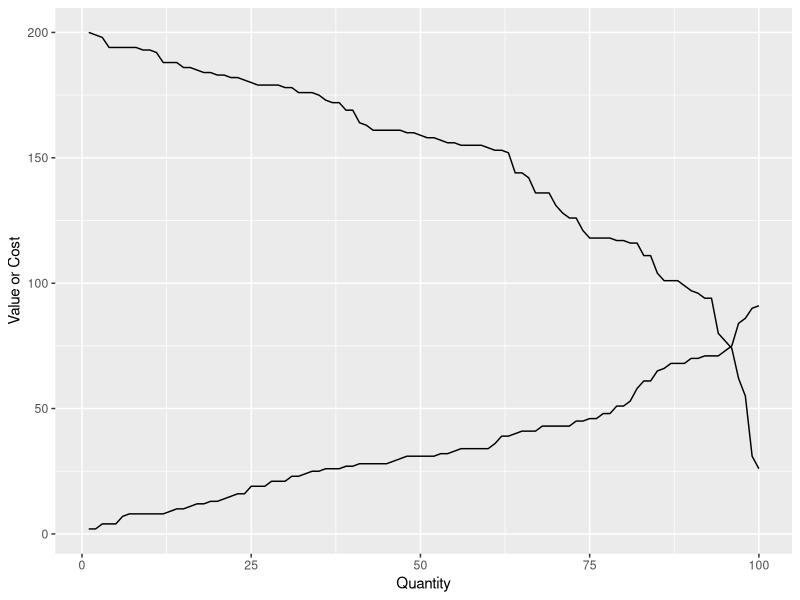
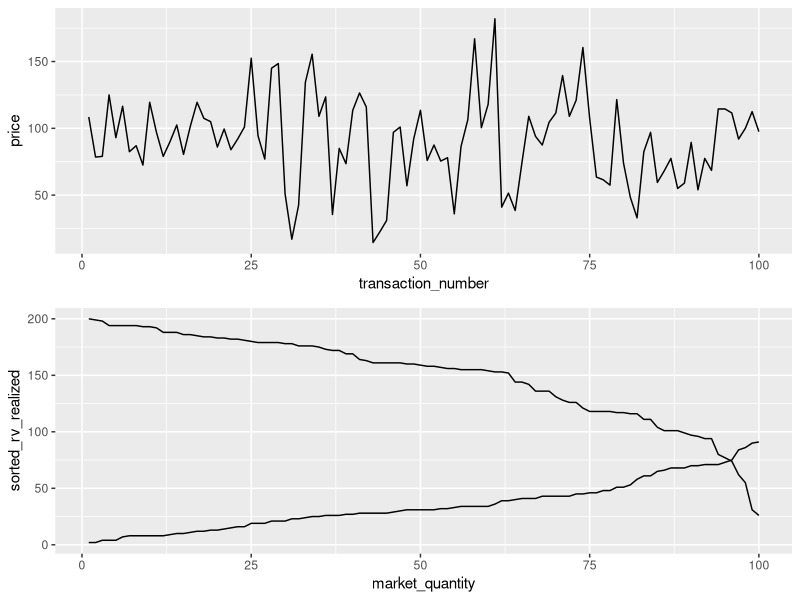

Reproduce these figures in R, in order.
library(dplyr)
library(tidyverse)
library(ggplot2)
library(gridExtra)
# Continous Double Auction

open_market <- function(){
bid_agent <<- c() 
ask_agent <<- c() 
redemption_value_index <<- c() 
cost_index <<- c() 
rv_realized <<- c()
cost_realized <<- c() 
bids_accepted <<- c()
asks_accepted <<- c()
price <<- c()
bid_index <<- c()
ask_index <<- c()
q_bid_index <<- c() 
q_ask_index <<- c() 
q_bid <<- c() 
q_ask <<- c()
quantity <<- c() 
price_quantity <<- c()
pq_value_traded <<- c() 
q_bid_accepted <<- c()
q_ask_accepted <<-c()  
}
open_market()


ZI_buy <- function () {
  buyer_bot <<- sample(1:5, 1, replace = TRUE)
  budget <<- 200
  redemption_value <<- sample(1:budget, size = 1, replace = TRUE)
  range_b <- 1:redemption_value 
amount_to_buy <- sample(1:1, size = 1, replace = TRUE)
bid_value <-  sample(range_b, size = 1, replace = TRUE)
if(bid_value*amount_to_buy <= budget){
  bid_index <<- append(bid_index,bid_value)
  q_bid_index <<- append(q_bid_index, amount_to_buy)
  q_bid <<- tail(q_bid_index, 1) 
  bid <<- tail(bid_index, 1) 

} else{
 ZI_buy()
}
}
ZI_buy() 




ZI_sell <- function() {
  seller_bot <<- sample(1:5, 1, replace = TRUE)
  amount_max <- 1
  cost <<- sample(1:100, size = 1, replace = TRUE)
  range_s <- cost:200 
  amount_to_sell <- sample(1:amount_max, size = 1, replace = TRUE)
  ask_value <-  sample(range_s, size = 1, replace = TRUE)
  if(ask_value*amount_to_sell){
  ask_index <<- append(ask_index, ask_value)
  ask <<- tail(ask_index, 1)
  q_ask_index <<- append(q_ask_index, amount_to_sell) 
  q_ask <<- tail(q_ask_index, 1) 

  } else{
    ZI_sell()
  }
}
ZI_sell()

order <- function(){
    open_outcry <- sample(0:1, size = 1, replace = TRUE)
    if(open_outcry == 1){
      #for(i in 1:3)
   ZI_buy()
      
    } else {
   ZI_sell()
    }
    if(is.null(q_bid) | is.null(q_ask)){
      order()
    }
    }
order()


####################### trade ######

trade <- function(){
  k <- 0
  n <- 0
  open_market()
  while(n < 100) {
    order()
    match <- bid >= ask
    q_match <<- q_bid <= q_ask
    k <- k + 1
    if(match){
      n <- n + 1
      transaction_number <<- c(1:n)
      spread_price <- (bid + ask) / 2
      bids_accepted <<- append(bids_accepted, bid) 
      asks_accepted <<- append(asks_accepted, ask) 
      price <<- append(price, spread_price) 
      rv_realized <<- append(rv_realized, redemption_value)
      cost_realized <<- append(cost_realized, cost)
      bid_agent <<- append(bid_agent, buyer_bot)
      ask_agent <<- append(ask_agent, seller_bot)
      if(q_match) {
        quantity <<- append(quantity, q_bid)
        q_bid_accepted <<- append(q_bid_accepted, q_bid) 
 } else {
      quantity<<- append(quantity, q_ask)
      q_ask_accepted <<- append(q_ask_accepted, q_ask) 
 }
      price_quantity <<- tail(price, 1) * tail(quantity, 1)
      pq_value_traded <<- append(pq_value_traded, price_quantity) 
    } 
  }
  rounds <- c(k)
  number_of_transactions <- c(n)
  transactions_per_round <<- c(number_of_transactions)/c(rounds)
  #
    market_transaction_index <<- data.frame(transaction_number = c(transaction_number), price = c(price), ask = c(asks_accepted), bid = c(bids_accepted), quantity = c(quantity), pq_value_traded = c(pq_value_traded), ask_agent, bid_agent)
    #plot 
   Price_Plot <<-  ggplot(data = market_transaction_index, aes(x = transaction_number)) +geom_line(aes(y=price)) 

}

trade()

######################################## Reporting #################################

Reporting <- function(){

  mean_market_price <<- mean(price)

  market_quantity <<- cumsum(quantity) 
  sorted_rv_realized <<- sort(rv_realized, decreasing = TRUE)
  sorted_cost_realized <<- sort(cost_realized)
  
  for(i in transaction_number){
    if(sorted_rv_realized[i] <= sorted_cost_realized[i]){
      print("equilibrium quantity:")
      truncate <- i - 1
      print(truncate)
      equilibrium_price <- (sorted_rv_realized[i - 1]+sorted_cost_realized[i])/2
      print("equilibrium price")
      print(equilibrium_price)
      break
    }
  }
  MP_DF <<- data.frame(sorted_rv_realized, sorted_cost_realized, transaction_number, quantity, market_quantity)

  MP_Truncated <<- head(MP_DF, truncate)
  Marshallian_path <<- sum(MP_Truncated$sorted_rv_realized - MP_Truncated$sorted_cost_realized)
  print("Marshallian Path:")
  print(Marshallian_path)
  payoffs_realized <<- (rv_realized - cost_realized)
  sum_payoffs <<- sum(payoffs_realized)
  print("payoffs_realized")
  print(sum_payoffs)
  allocative_efficiency <<- sum_payoffs/Marshallian_path
  print("Efficiency:")
  print(allocative_efficiency)
  RV_COST_PLOT <- ggplot(data = MP_DF, aes(x = market_quantity)) +
    geom_line(aes(y=sorted_rv_realized)) +
    geom_line(aes(y=sorted_cost_realized)) 
  
  
  print(RV_COST_PLOT + labs(y="Value or Cost", x = "Quantity"))
 # require(gridExtra)
  #plot1 <- qplot(1)
  #plot2 <- qplot(1)
  grid.arrange(Price_Plot, RV_COST_PLOT,  nrow=2)
}
Reporting()




  